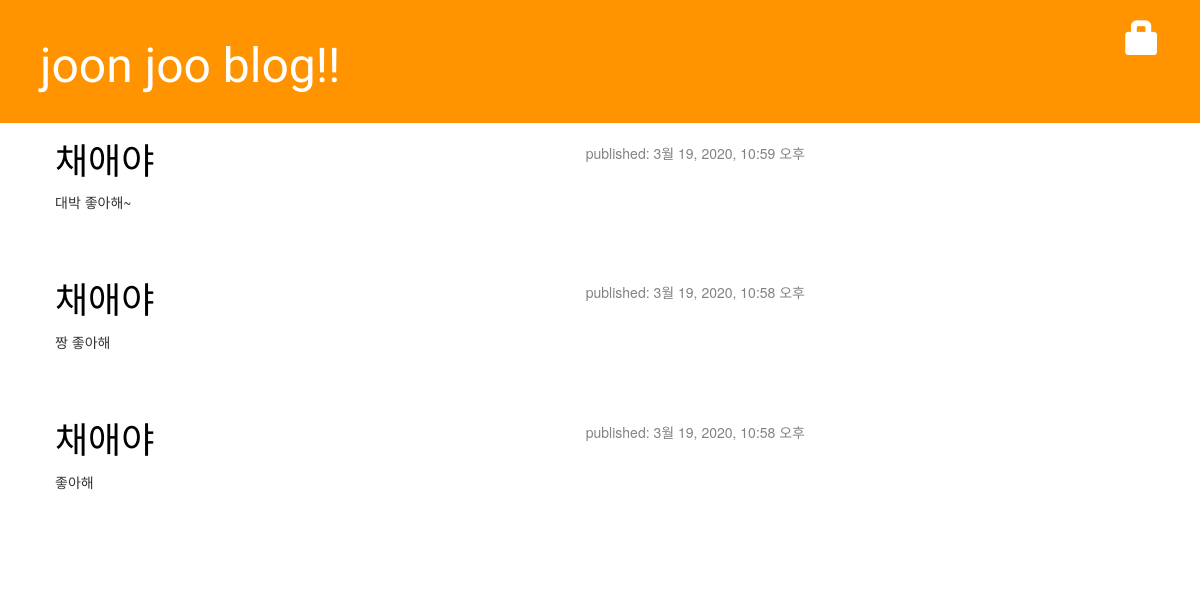
/, run on an earlier commit of the app's database.
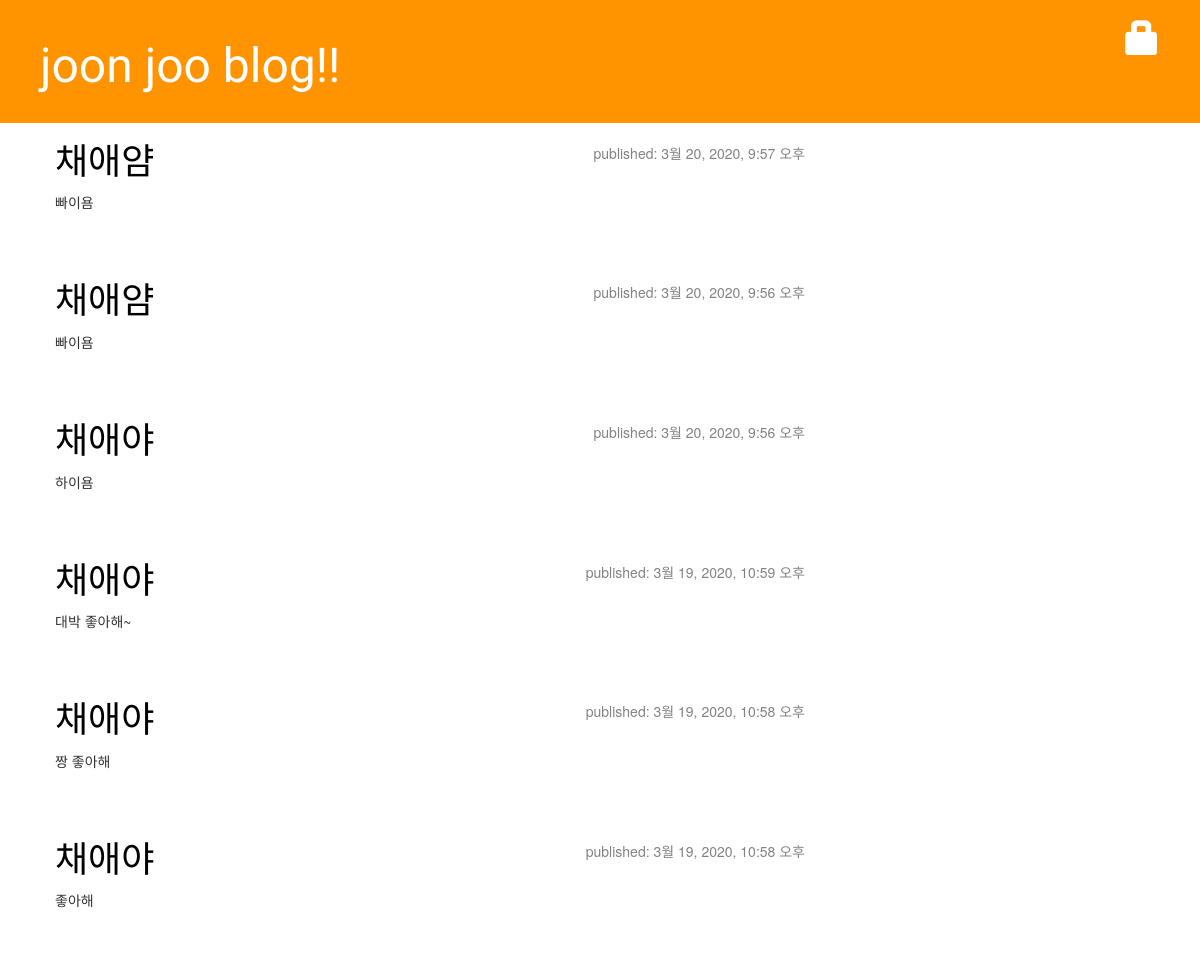
And on a later commit of the database.
### blog/models.py (models this page shows, shortened)
class Post(models.Model):
    author = models.ForeignKey(settings.AUTH_USER_MODEL, on_delete=models.CASCADE)
    title = models.CharField(max_length=200)
    text = models.TextField()
    created_date = models.DateTimeField(
            default=timezone.now)
    published_date = models.DateTimeField(
            blank=True, null=True)

### blog/views.py (the view)
# urls.py: path('', views.post_list, name='post_list'),
def post_list(request):
    posts = Post.objects.filter(published_date__lte=timezone.now()).order_by('-published_date')
    return render(request, 'blog/post_list.html', {'posts': posts})

### blog/templates/blog/post_list.html (shortened to what this page needs)
{% extends 'blog/base.html' %}
{% block content %}
    {% for post in posts %}
        <div class="post">
            <div class="date">
                <p>
                    published: {{ post.published_date }}
                </p>
            </div>
            <h1><a href="{% url 'post_detail' pk=post.pk %}">{{ post.title }}</a></h1>
            <p>{{ post.text|linebreaksbr }}</p>
        </div>
    {% endfor %}
{% endblock %}

### blog/templates/blog/base.html (shortened to what this page needs)
{% load static %}
<html>
    <head>
        <link rel="stylesheet" href="//maxcdn.bootstrapcdn.com/bootstrap/3.2.0/css/bootstrap.min.css">
        <link rel="stylesheet" href="//maxcdn.bootstrapcdn.com/bootstrap/3.2.0/css/bootstrap-theme.min.css">
        <link rel="stylesheet" href="{% static 'css/blog.css' %}">
    </head>
    <body>
    <div class="page_header">
        {% if user.is_authenticated %}
        <a href="{% url 'post_draft_list' %}" class="top-menu"><span class="glyphicon glyphicon-edit"></span></a>
        <a href="{% url 'post_new' %}" class="top-menu"><span class="glyphicon glyphicon-plus"></span></a>
        <p class="top-menu">Hello {{ user.username }} <small>(<a href="{% url 'logout' %}">Log out</a>)</small></p>
        {% else %}
            <a href="{% url 'login' %}" class="top-menu"><span class="glyphicon glyphicon-lock"></span></a>
        {% endif %}
        <h1><a href="/">joon joo blog!!</a></h1>
    </div>
    <div class="content container">
        <div class="row">
            <div class="col-md-8">
            {% block content %}
            {% endblock %}
            </div>
        </div>
    </div>
</body>
</html>

### blog/static/css/blog.css (style rules this page uses)
.page_header { background-color: #ff9400; margin-top: 0; padding: 20px 20px 20px 40px; }
.page_header h1, .page_header h1 a, .page_hedaer h1 a:visited, .page_hedaer h1 a:active { color: #ffffff; font-size: 36pt; text-decoration: none; }
.content { margin-left: 40px; }
h1, h2, h3, h4 { font-family: 'Lobster', cursive; }
.date p { float: right; color: #828282; }
.top-menu, .top-menu:hover, .top-menu:visited { color: #ffffff; float: right; font-size: 26pt; margin-right: 20px; }
.post { margin-bottom: 70px; }
.post h1 a, .post h1 a:visited { color: #000000; }

What changed in the data, as far as the page shows it:
added Post: published_date "3월 20, 2020, 9:57 오후", title "채애얌", text "빠이욤"
added Post: published_date "3월 20, 2020, 9:56 오후", title "채애얌", text "빠이욤"
added Post: published_date "3월 20, 2020, 9:56 오후", title "채애야", text "하이욤"
